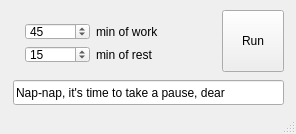
<?xml version="1.0" encoding="UTF-8"?>
<ui version="4.0">
 <class>MainWindow</class>
 <widget class="QMainWindow" name="MainWindow">
  <property name="geometry">
   <rect>
    <x>0</x>
    <y>0</y>
    <width>296</width>
    <height>134</height>
   </rect>
  </property>
  <property name="windowTitle">
   <string>MainWindow</string>
  </property>
  <property name="windowIcon">
   <iconset resource="trayicon.qrc">
    <normaloff>:/images/wolf-paw.png</normaloff>:/images/wolf-paw.png</iconset>
  </property>
  <widget class="QWidget" name="centralWidget">
   <widget class="QPushButton" name="pushButton">
    <property name="enabled">
     <bool>true</bool>
    </property>
    <property name="geometry">
     <rect>
      <x>222</x>
      <y>10</y>
      <width>62</width>
      <height>62</height>
     </rect>
    </property>
    <property name="sizePolicy">
     <sizepolicy hsizetype="Fixed" vsizetype="Fixed">
      <horstretch>0</horstretch>
      <verstretch>0</verstretch>
     </sizepolicy>
    </property>
    <property name="text">
     <string>Run</string>
    </property>
   </widget>
   <widget class="QLineEdit" name="lineEdit">
    <property name="geometry">
     <rect>
      <x>13</x>
      <y>80</y>
      <width>271</width>
      <height>25</height>
     </rect>
    </property>
    <property name="text">
     <string>Nap-nap, it's time to take a pause, dear</string>
    </property>
   </widget>
   <widget class="QWidget" name="layoutWidget">
    <property name="geometry">
     <rect>
      <x>14</x>
      <y>12</y>
      <width>158</width>
      <height>62</height>
     </rect>
    </property>
    <layout class="QHBoxLayout" name="horizontalLayout">
     <item>
      <layout class="QVBoxLayout" name="verticalLayout">
       <item>
        <widget class="QSpinBox" name="spinBox">
         <property name="minimum">
          <number>1</number>
         </property>
         <property name="maximum">
          <number>1440</number>
         </property>
         <property name="value">
          <number>45</number>
         </property>
        </widget>
       </item>
       <item>
        <widget class="QSpinBox" name="spinBox_2">
         <property name="minimum">
          <number>1</number>
         </property>
         <property name="maximum">
          <number>1440</number>
         </property>
         <property name="value">
          <number>15</number>
         </property>
        </widget>
       </item>
      </layout>
     </item>
     <item>
      <layout class="QVBoxLayout" name="verticalLayout_2">
       <item>
        <widget class="QLabel" name="label">
         <property name="text">
          <string>min of work</string>
         </property>
        </widget>
       </item>
       <item>
        <widget class="QLabel" name="label_2">
         <property name="text">
          <string>min of rest</string>
         </property>
        </widget>
       </item>
      </layout>
     </item>
    </layout>
   </widget>
  </widget>
  <widget class="QStatusBar" name="statusBar"/>
 </widget>
 <layoutdefault spacing="6" margin="11"/>
 <resources>
  <include location="trayicon.qrc"/>
 </resources>
 <connections/>
</ui>
